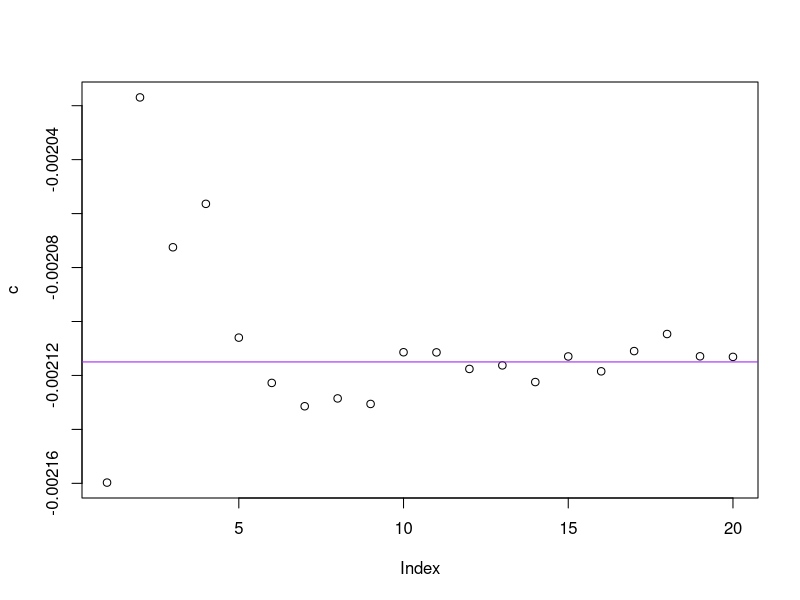

The R script that drew this image:
## ---- chunk 1
##EFICIENCIA####

rm(list=ls())
h= rep(NA,100) 
for(i in 1:100){
  
set.seed(i)
  
PIB2=round(rnorm(1000, 3.47,0.8 ),2)
Desempleo2=round(rnorm(1000,11.56,0.9),2)
beta1=rnorm(1000, -0.002115,0.0002)
beta2=rnorm(1000, -0.005036,0.0001)
IDH2=  0.755765 + beta1*PIB2
datos=data.frame(IDH2, PIB2, Desempleo2)
head(datos)
datos1=datos[sample(nrow(datos), 950), ]
modelo=lm(datos1$IDH2~datos1$PIB2)##
vec=as.vector(coef(modelo))
h[[i]]=vec[2]

}


mean(h)

desv=sqrt(var(h))
desv

###CONSISTENCIA###


c= rep(NA,20) 
for(i in 1:20){
  
  set.seed(20)
  
  PIB2=round(rnorm(1000, 3.47,0.8 ),2)
  Desempleo2=round(rnorm(1000,11.56,0.9),2)
  beta1=rnorm(1000, -0.002115,0.0002)
  beta2=rnorm(1000, -0.005036,0.0001)
  IDH2=  0.755765 + beta1*PIB2
  datos=data.frame(IDH2, PIB2, Desempleo2)
  head(datos)
  datos2=datos[sample(nrow(datos), (50*i)), ]
  modelo=lm(datos2$IDH2~datos2$PIB2)##
  vec=as.vector(coef(modelo))
  c[[i]]=vec[2]
  
}



lm(datos2$IDH2~datos2$PIB2)
plot(c)
abline(h=-0.002115,col="purple")

